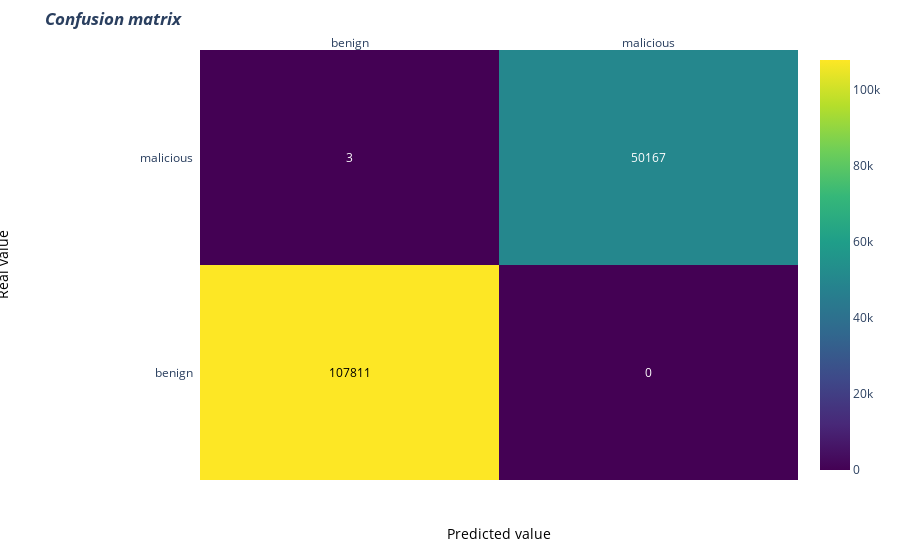

The notebook cell saved with this chart:
### Code cell
y_pred = rfc_Binary_classification.predict(X_test)
z = confusion_matrix(y_test, y_pred)
displayClasificationResults(z, y_test, y_pred, 2)

### Figure 1 — Plotly figure (JSON) as saved in the notebook; plotly's stock layout.template omitted (floating-point values rounded to 4 significant figures)
{"data": [{"colorscale": [[0, "#440154"], [0.1111, "#482878"], [0.2222, "#3e4989"], [0.3333, "#31688e"], [0.4444, "#26828e"], [0.5556, "#1f9e89"], [0.6667, "#35b779"], [0.7778, "#6ece58"], [0.8889, "#b5de2b"], [1, "#fde725"]], "reversescale": false, "showscale": true, "type": "heatmap", "x": ["benign", "malicious"], "y": ["benign", "malicious"], "z": [[107811, 0], [3, 50167]]}], "layout": {"annotations": [{"font": {"color": "#000000"}, "showarrow": false, "text": "107811", "x": "benign", "xref": "x", "y": "benign", "yref": "y"}, {"font": {"color": "#FFFFFF"}, "showarrow": false, "text": "0", "x": "malicious", "xref": "x", "y": "benign", "yref": "y"}, {"font": {"color": "#FFFFFF"}, "showarrow": false, "text": "3", "x": "benign", "xref": "x", "y": "malicious", "yref": "y"}, {"font": {"color": "#FFFFFF"}, "showarrow": false, "text": "50167", "x": "malicious", "xref": "x", "y": "malicious", "yref": "y"}, {"font": {"color": "black", "size": 14}, "showarrow": false, "text": "Predicted value", "x": 0.5, "xref": "paper", "y": -0.15, "yref": "paper"}, {"font": {"color": "black", "size": 14}, "showarrow": false, "text": "Real value", "textangle": -90, "x": -0.35, "xref": "paper", "y": 0.5, "yref": "paper"}], "margin": {"l": 200, "t": 50}, "title": {"text": "<i><b>Confusion matrix</b></i>"}, "xaxis": {"dtick": 1, "gridcolor": "rgb(0, 0, 0)", "side": "top", "ticks": ""}, "yaxis": {"dtick": 1, "ticks": "", "ticksuffix": "  "}}}
